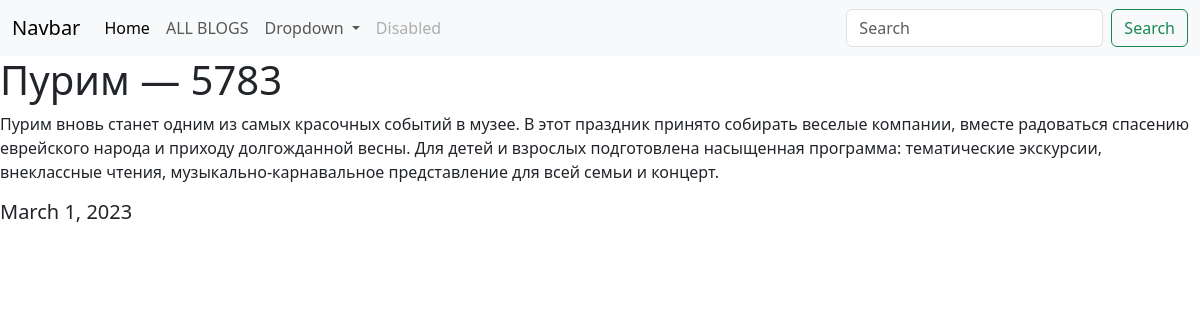
The app's page /blog/4 with its own data.
### blog/models.py (models this page shows, shortened)
class Blog(models.Model):
    title=models.CharField(max_length=200,verbose_name='Название блога')
    description=models.TextField(verbose_name="Текст блога")
    date=models.DateField(verbose_name='Дата публикации')

### blog/views.py (the view)
# urls.py: path('<int:blog_id>',show_blog,name='show_blog'),
def show_blog(request,blog_id):
    blog=Blog.objects.get(id=blog_id)
    return render(request,'blogs/detail.html',{'blog':blog})

### blog/templates/blogs/detail.html
{% extends 'portfolio/base.html' %}
{% block content %}
    <h1>{{ blog.title }}</h1>
    <p>{{ blog.description }}</p>
    <h5>{{ blog.date }}</h5>
{% endblock content %}

### records on screen
Blog: title "Пурим — 5783", description "Пурим вновь станет одним из самых красочных событий в музее. В этот праздник принято собирать веселые компании, вместе радоваться спасению еврейского народа и приходу долгожданной весны. Для детей и взрослых подготовлена насыщенная программа: тематические экскурсии, внеклассные чтения, музыкально-карнавальное представление для всей семьи и концерт.", date "March 1, 2023"
